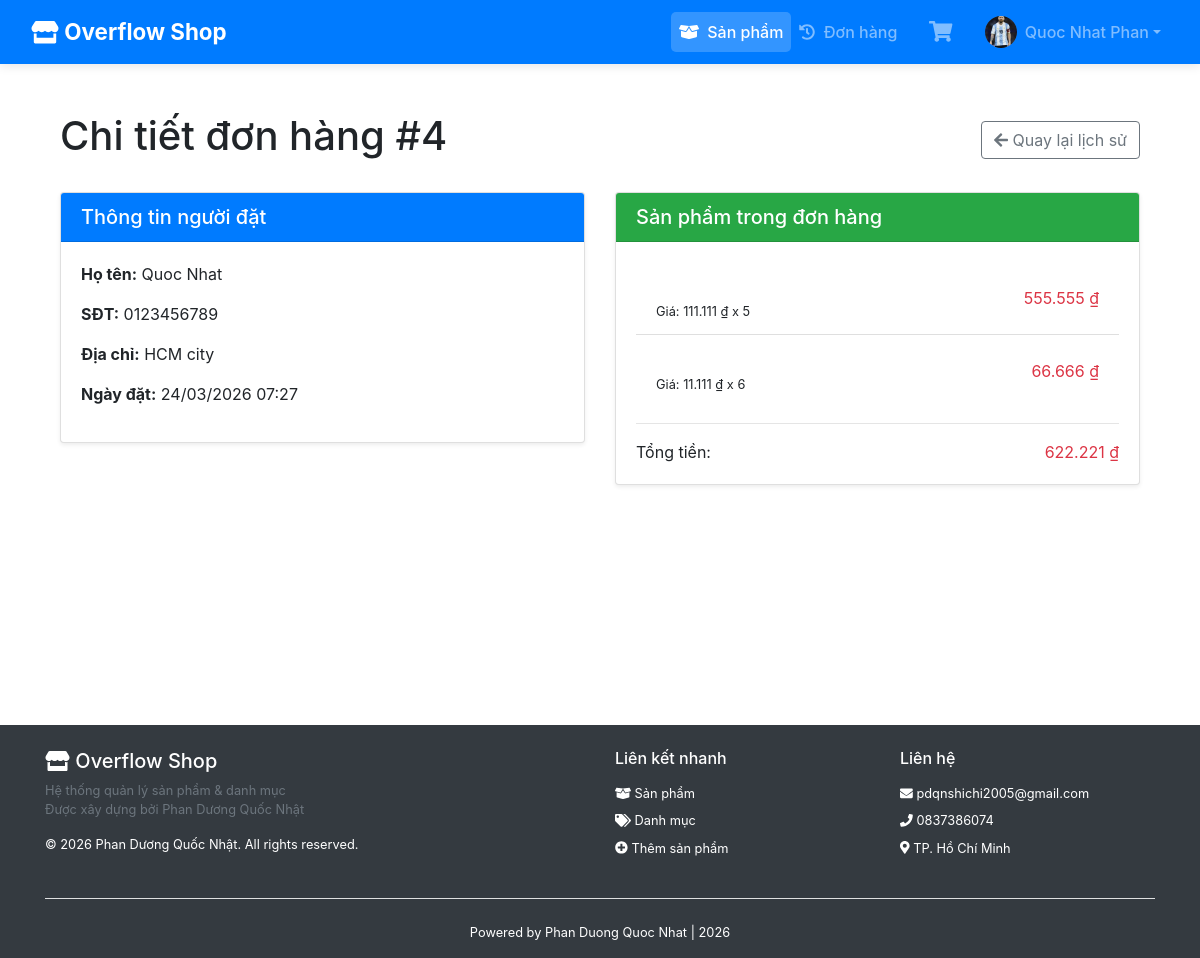
The app's page /Product/orderDetail/4 (signed in) with its own data.
### tables this page shows
CREATE TABLE `orders` (
  `id` int NOT NULL AUTO_INCREMENT,
  `name` varchar(255) NOT NULL,
  `phone` varchar(20) NOT NULL,
  `address` text NOT NULL,
  `created_at` timestamp NULL DEFAULT CURRENT_TIMESTAMP,
  `user_id` int DEFAULT NULL,
  PRIMARY KEY (`id`)
);

CREATE TABLE `order_details` (
  `id` int NOT NULL AUTO_INCREMENT,
  `order_id` int NOT NULL,
  `product_id` int NOT NULL,
  `quantity` int NOT NULL,
  `price` decimal(10,2) NOT NULL,
  PRIMARY KEY (`id`),
  KEY `order_id` (`order_id`),
  CONSTRAINT `order_details_ibfk_1` FOREIGN KEY (`order_id`) REFERENCES `orders` (`id`)
);

### index.php (called while the page is built, shortened)
<?php
require_once 'app/config/database.php';
$url = $_GET['url'] ?? '';
$url = rtrim($url, '/');
$url = filter_var($url, FILTER_SANITIZE_URL);
$url = explode('/', $url);
$action = isset($url[1]) && $url[1] !== '' ? $url[1] : 'index';
$controller = new $controllerName();
call_user_func_array([$controller, $action], array_slice($url, 2));

### app/config/database.php (called while the page is built, shortened)
<?php
class Database
{
    private $host = "localhost";
    private $db_name = "quocnhat_store";
    private $username = "root";
    private $password = "";
    public function getConnection()
    {
        $this->conn = null;
        try {
            $this->conn = new PDO("mysql:host=" . $this->host . ";dbname=" . $this->db_name, $this->username, $this->password);
            $this->conn->exec("set names utf8");
        } catch (PDOException $exception) {
            echo "Connection error: " . $exception->getMessage();
        }
        return $this->conn;
    }
}

### app/models/OrderModel.php (called while the page is built, shortened)
<?php
class OrderModel
{
    private $conn;
    private $table_orders = "orders";
    private $table_details = "order_details";
    public function __construct($db)
    {
        $this->conn = $db;
    }
    public function getOrderById($order_id, $user_id = null)
    {
        $query = "SELECT * FROM " . $this->table_orders . " WHERE id = :id";
        if ($user_id !== null) {
            $query .= " AND user_id = :user_id";
        }
        $stmt = $this->conn->prepare($query);
        $stmt->bindParam(':id', $order_id);
        if ($user_id !== null) {
            $stmt->bindParam(':user_id', $user_id, PDO::PARAM_INT);
        }
        $stmt->execute();
        return $stmt->fetch(PDO::FETCH_OBJ);
    }
    public function getOrderDetails($order_id)
    {
        $query = "SELECT od.*, p.name as product_name, p.image as product_image
                  FROM " . $this->table_details . " od
                  LEFT JOIN product p ON od.product_id = p.id
                  WHERE od.order_id = :order_id";
        $stmt = $this->conn->prepare($query);
        $stmt->bindParam(':order_id', $order_id);
        $stmt->execute();
        return $stmt->fetchAll(PDO::FETCH_OBJ);
    }
}

### app/views/product/orderDetail.php (the view, shortened to what this page needs)
<?php include 'app/views/shares/header.php'; ?>
<div class="container mt-5 mb-5">
    <div class="d-flex justify-content-between align-items-center mb-4">
        <h1>Chi tiết đơn hàng #<?= $order->id ?></h1>
        <a href="/PhanDuongQuocNhat/Product/orderHistory" class="btn btn-outline-secondary">
            <i class="fas fa-arrow-left me-2"></i> Quay lại lịch sử
        </a>
    </div>
    <div class="row">
        <div class="col-lg-6 mb-4">
            <div class="card shadow-sm">
                <div class="card-header bg-primary text-white">
                    <h5 class="mb-0">Thông tin người đặt</h5>
                </div>
                <div class="card-body">
                    <p><strong>Họ tên:</strong> <?= htmlspecialchars($order->name) ?></p>
                    <p><strong>SĐT:</strong> <?= htmlspecialchars($order->phone) ?></p>
                    <p><strong>Địa chỉ:</strong> <?= htmlspecialchars($order->address) ?></p>
                    <p><strong>Ngày đặt:</strong> <?= date('d/m/Y H:i', strtotime($order->created_at)) ?></p>
                </div>
            </div>
        </div>
        <div class="col-lg-6">
            <div class="card shadow-sm">
                <div class="card-header bg-success text-white">
                    <h5 class="mb-0">Sản phẩm trong đơn hàng</h5>
                </div>
                <div class="card-body">
                    <?php if (!empty($details)): ?>
                        <ul class="list-group list-group-flush">
                            <?php foreach ($details as $detail): ?>
                                <li class="list-group-item d-flex justify-content-between align-items-center">
                                    <div class="d-flex align-items-center">
                                        <div>
                                            <strong><?= htmlspecialchars($detail->product_name) ?></strong><br>
                                            <small>Giá: <?= number_format($detail->price, 0, ',', '.') ?> ₫ x <?= $detail->quantity ?></small>
                                        </div>
                                    </div>
                                    <span class="fw-bold text-danger">
                                        <?= number_format($detail->price * $detail->quantity, 0, ',', '.') ?> ₫
                                    </span>
                                </li>
                            <?php endforeach; ?>
                        </ul>
                        <hr>
                        <div class="d-flex justify-content-between fw-bold fs-5">
                            <span>Tổng tiền:</span>
                            <span class="text-danger">
                                <?= number_format(array_sum(array_map(fn($d) => $d->price * $d->quantity, $details)), 0, ',', '.') ?> ₫
                            </span>
                        </div>
                    <?php else: ?>
                        <p class="text-muted">Không có sản phẩm trong đơn hàng này.</p>
                    <?php endif; ?>
                </div>
            </div>
        </div>
    </div>
</div>
<?php include 'app/views/shares/footer.php'; ?>

### records on screen
orders: id "4", name "Quoc Nhat", phone "0123456789", address "HCM city", created_at "24/03/2026 07:27"
order_details: price "111.111", quantity "5", $detail->price * $detail->quantity "555.555"
order_details: price "11.111", quantity "6", $detail->price * $detail->quantity "66.666"

### other values on screen
$_SESSION['fullname'] "Quoc Nhat Phan"
array_sum(array_map(fn($d) => $d->price * $d->quantity, $details)) "622.221"
